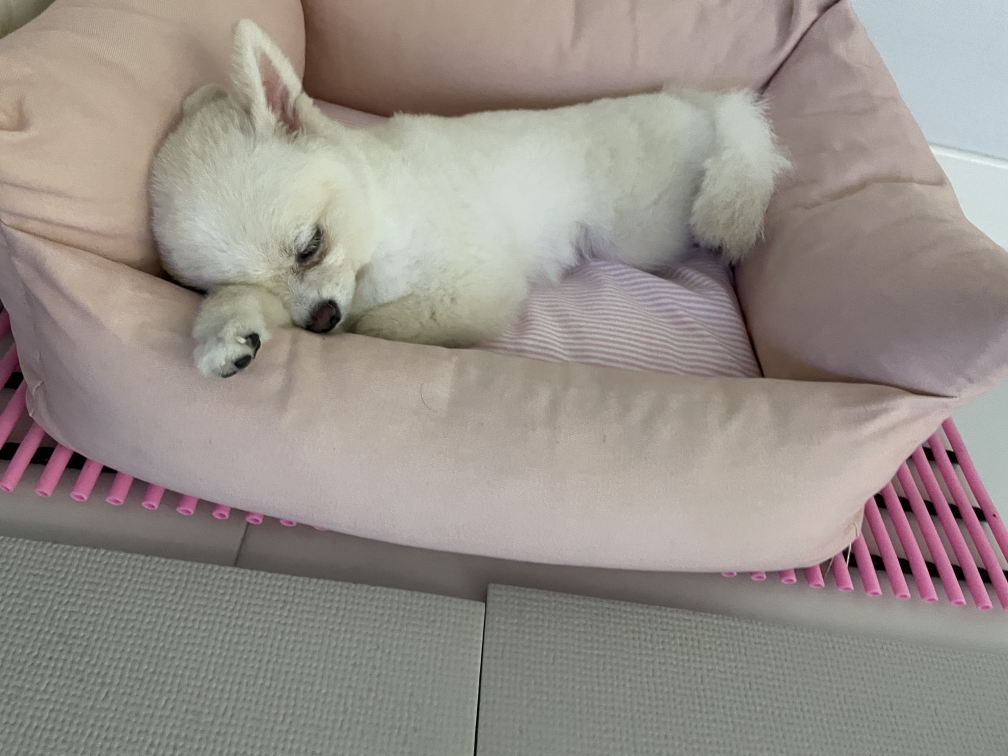
#> input picture image1.jpg, 4032 x 3024 px, given in place of video.mp4, which was not available (shown at 1/4 size)
$ python report07.py
#> lines starting #> are read from the running program, lines starting #| are printed output that depends on the picture; after the words box and inside, x2 and y2 are one past the last pixel; in counts of white or black regions, pixels touching at a corner belong together; pictures that were not available may be replaced by others from this repository, and a replacement may not be noted
#오재표 22012191
import numpy as np
import cv2

cap=cv2.VideoCapture('video.mp4')

while True:
    ret, frame = cap.read() #무한 루프에서 이미지를 계속 불러온다.
#> frame is the input picture: shape (3024, 4032, 3); mean B, G, R 137.8, 144.2, 151.7
    frame = cv2.resize(frame,(600,500)) #크기조절
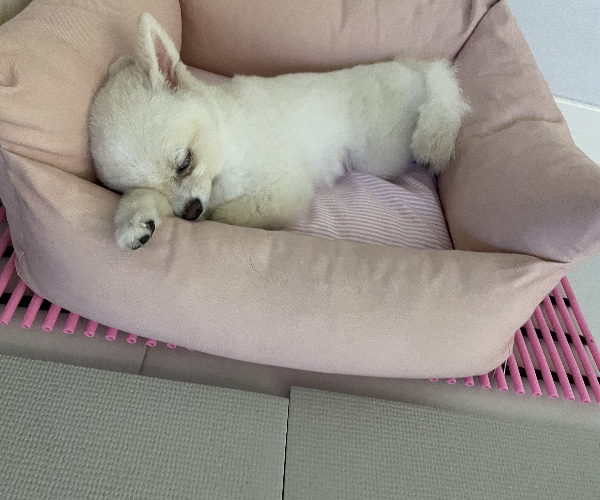
#> frame: shape (500, 600, 3); mean B, G, R 137.7, 144.1, 151.6

    if not ret: #입력 못받았을 경우 오류출력
        print('error')
        break

    cv2.imshow('video',frame)

    ycbcr=cv2.cvtColor(frame,cv2.COLOR_BGR2YCR_CB)
#> ycbcr: shape (500, 600, 3); mean of channels 0, 1, 2 145.6, 132.3, 123.5
    y,cr,cb=cv2.split(ycbcr) #분할
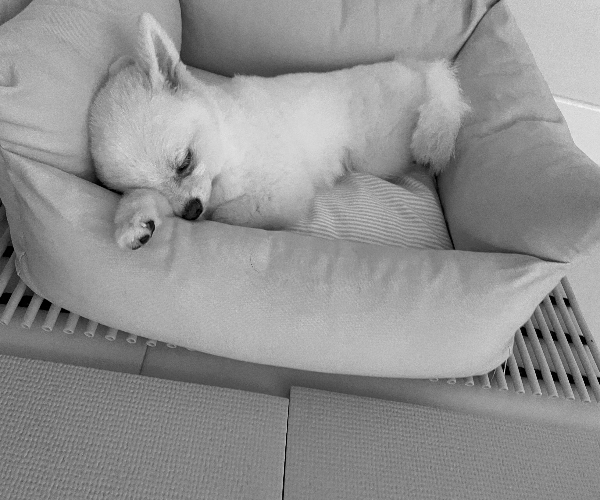
#> y: shape (500, 600); min 0, max 248, mean 145.6
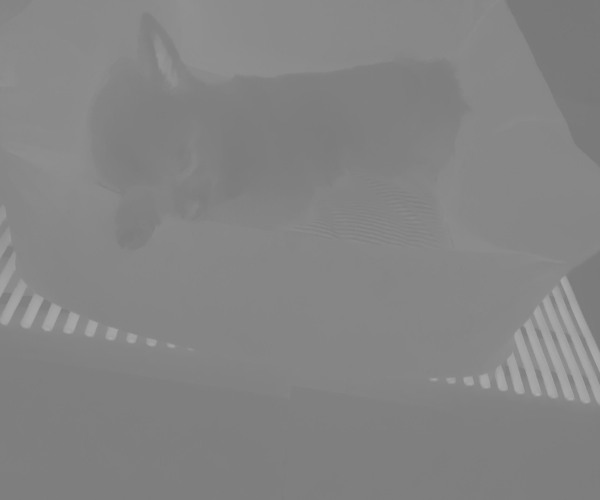
#> cr: shape (500, 600); min 119, max 173, mean 132.3
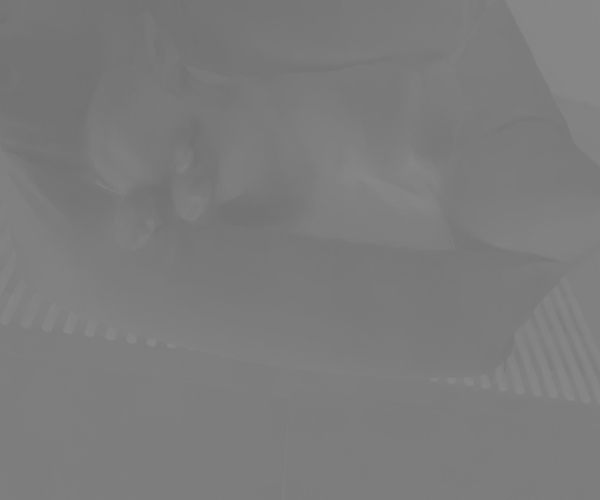
#> cb: shape (500, 600); min 113, max 138, mean 123.5

    edges=cv2.Canny(y,50,150,apertureSize=3) #Canny Edge Detection진행
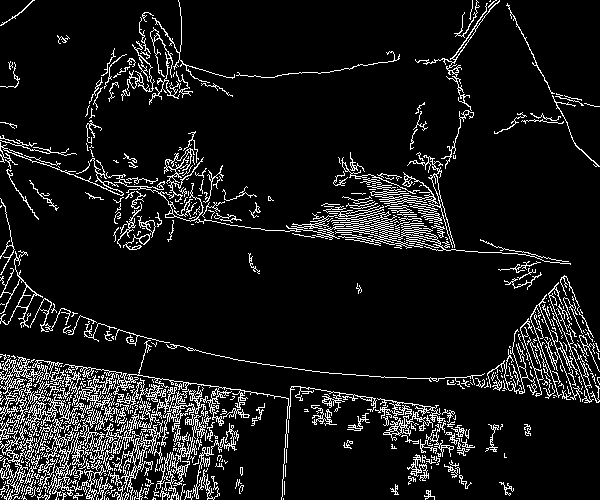
#> edges: shape (500, 600); 9.5% white in thin lines or dots
    cv2.imshow('Canny Edge Detection',edges)

    lines = cv2.HoughLines(edges,1,np.pi/180,150) #Hough Line Detection진행
#> lines = 185 rows, first 8: [352, 1.71], [440, 1.45], [423, 1.47], [415, 1.48], [445, 1.41], [430, 1.45], [452, 1.4], [458, 1.45]

    #원본 RGB에서 찾아진 Line 성분 겹쳐서 출력
    for line in lines:
        rho,theta = line[0]
        a = np.cos(theta)
        b = np.sin(theta)
        x0 = a*rho
        y0 = b*rho
        x1 = int(x0 + 1000*(-b))
        y1 = int(y0 + 1000*(a))
        x2 = int(x0 - 1000*(-b))
        y2 = int(y0 - 1000*(a))

        cv2.line(frame,(x1,y1),(x2,y2),(0,0,255),1)
#> this loop made 185 passes
#> (rho, theta, a, b, x0, y0, x1, y1) on passes 1 to 3: (352, 1.71, -0.139, 0.99, -48.99, 348.6, -1039, 209), (440, 1.45, 0.122, 0.993, 53.62, 436.7, -938, 558), (423, 1.47, 0.105, 0.995, 44.22, 420.7, -950, 525)
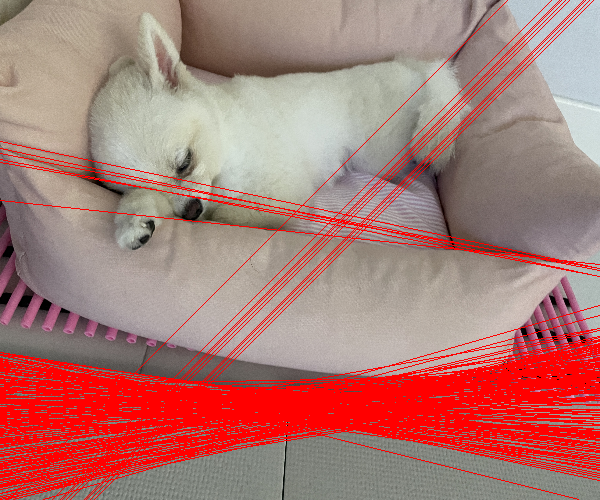
#> frame: shape (500, 600, 3); 17.86% of pixels changed, all inside (x1, y1, x2, y2) = (0, 0, 600, 500)

    cv2.imshow('Hough Line Detection',frame)

    if cv2.waitKey(1) == ord('q'):
#> (key q is pressed here)
        break

cap.release()

$ run again, on img1.jpg
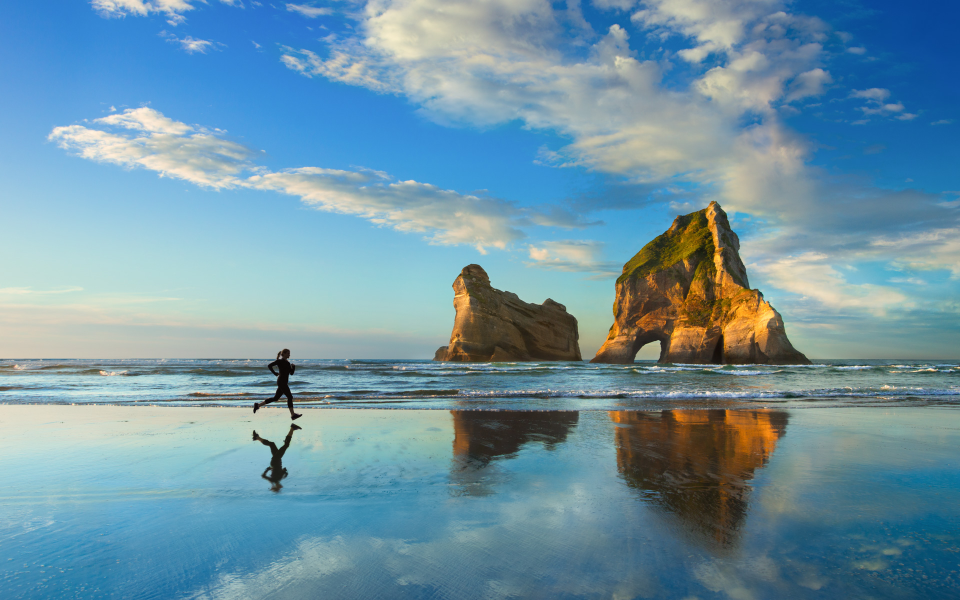
#> input picture img1.jpg, 1920 x 1200 px, given in place of video.mp4, which was not available (shown at 1/2 size)
#> frame is the input picture: shape (1200, 1920, 3); mean B, G, R 164.2, 148, 111.1
#> ycbcr: shape (500, 600, 3); mean of channels 0, 1, 2 138.7, 108.2, 142.4
#> `edges=cv2.Canny(y,50,150,apertureSize=3)`:
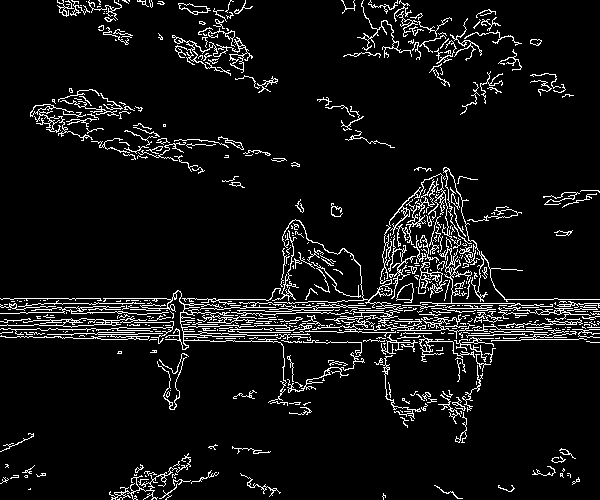
#> edges: shape (500, 600); 7.2% white in thin lines or dots
#> lines = 99 rows, first 8: [329, 1.57], [303, 1.57], [307, 1.57], [334, 1.55], [320, 1.59], [325, 1.59], [312, 1.57], [311, 1.55]
#> the loop `for line in lines:` made 99 passes
#> (rho, theta, a, b, x0, y0, x1, y1) on passes 1 to 8: (329, 1.57, -4.37e-08, 1, -1.44e-05, 329, -1000, 328), (303, 1.57, -4.37e-08, 1, -1.32e-05, 303, -1000, 302), (307, 1.57, -4.37e-08, 1, -1.34e-05, 307, -1000, 306), (334, 1.55, 0.0175, 1, 5.83, 333.9, -994, 351), (320, 1.59, -0.0175, 1, -5.58, 320, -1005, 302), (325, 1.59, -0.0175, 1, -5.67, 325, -1005, 307), (312, 1.57, -4.37e-08, 1, -1.36e-05, 312, -1000, 311), (311, 1.55, 0.0175, 1, 5.43, 311, -994, 328)
#> after the loop `for line in lines:`:
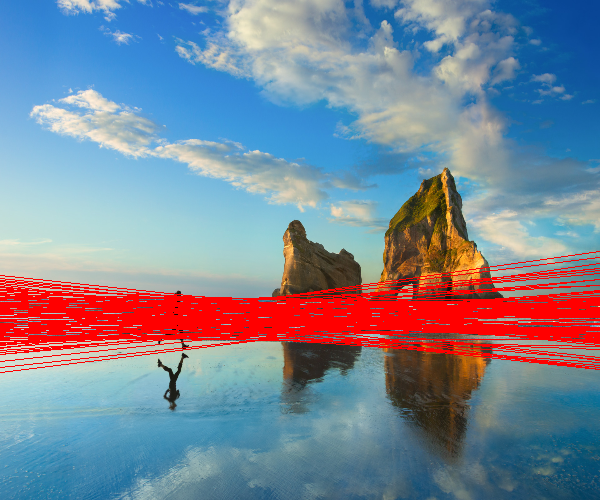
#> frame: shape (500, 600, 3); mean B, G, R 150.6, 134.2, 124.3
